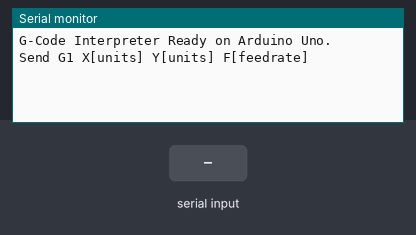
Bench run of a sketch on a simulated Arduino Uno, built with avr-gcc and run on an emulated ATmega328P. Parts: the last lines printed to the serial monitor. Inputs (shaded band) come from the test bench.

Above: at 1.2 s.
1.3 s: "G1\n" received over Serial
At 2.5 s:
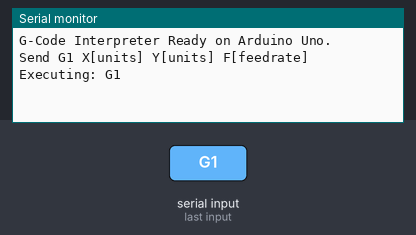
2.8 s: "G28\n" received over Serial
At 4.0 s:
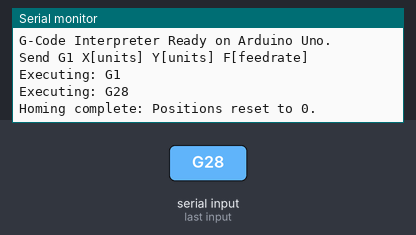
4.3 s: "90,45,200\n" received over Serial
At 4.7 s:
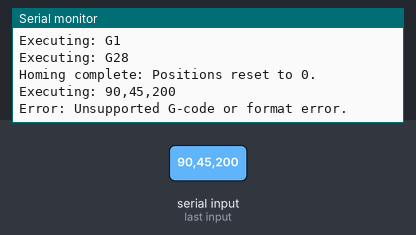
5.8 s: "90,45\n" received over Serial
At 6.7 s:
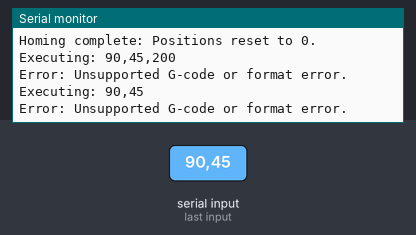
7.3 s: "5\n" received over Serial
At 8.5 s:
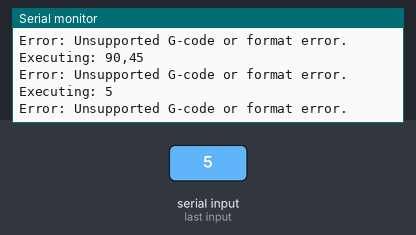
8.8 s: "G1,45\n" received over Serial
At 9.5 s:
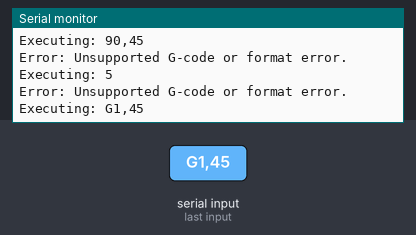

The sketch:

prajwalproject.ino
```cpp
#include <AccelStepper.h>

// ------------------------------------------------------------------
// --- MOTOR 1: TB6600 (Bipolar Stepper - X-Axis) ---
// Using standard Arduino Uno digital pins (e.g., 9 and 8)
#define MOTOR1_STEP_PIN 9
#define MOTOR1_DIR_PIN  8
AccelStepper stepper1(AccelStepper::DRIVER, MOTOR1_STEP_PIN, MOTOR1_DIR_PIN);

// --- MOTOR 2: ULN2003A (Unipolar Stepper - Y-Axis) ---
// Using standard Arduino Uno digital pins (e.g., 6, 5, 4, 3)
// AccelStepper::FULL4WIRE pin order: in1, in3, in2, in4 (typical for 28BYJ-48)
#define MOTOR2_IN1_PIN  6
#define MOTOR2_IN2_PIN  5
#define MOTOR2_IN3_PIN  4
#define MOTOR2_IN4_PIN  3
AccelStepper stepper2(AccelStepper::FULL4WIRE, MOTOR2_IN1_PIN, MOTOR2_IN3_PIN, MOTOR2_IN2_PIN, MOTOR2_IN4_PIN);

// --- Global Constants & Variables ---
// Adjust these based on your motor's physical setup!
const float STEPS_PER_UNIT_X = 90.0;
const float STEPS_PER_UNIT_Y = 90.0;

const float MAX_ACCELERATION = 1000.0;
const float MAX_SPEED = 1000.0;

String command = "";
bool isGCodeReady = false;

// ----------------------------------------------------
// **ERROR FIX: Helper function to safely replace indexOfAny()**
// This remains necessary as the underlying String class implementation might vary.
// ----------------------------------------------------
int findEndOfParameter(String input, int startIndex, const char* terminators) {
  int minIndex = -1;
  int inputLength = input.length();

  // Iterate through all possible terminator characters ('Y', 'F', 'X', etc.)
  for (int i = 0; terminators[i] != '\0'; i++) {
    // Find the next occurrence of this single character
    int index = input.indexOf(terminators[i], startIndex);

    // If found, check if it's the earliest index found so far
    if (index != -1 && (minIndex == -1 || index < minIndex)) {
      minIndex = index;
    }
  }

  // If no terminator is found, the value extends to the end of the string.
  // Otherwise, return the index of the earliest terminator found.
  return (minIndex == -1) ? inputLength : minIndex;
}

// ----------------------------------------------------
// SETUP
// ----------------------------------------------------
void setup() {
  // Using 9600 baud rate, which is safer for UNO's smaller buffer/memory
  Serial.begin(9600);
  Serial.println("\nG-Code Interpreter Ready on Arduino Uno.");
  Serial.println("Send G1 X[units] Y[units] F[feedrate]");

  // Stepper 1 Setup (TB6600)
  stepper1.setMaxSpeed(MAX_SPEED);
  stepper1.setAcceleration(MAX_ACCELERATION);
  stepper1.setCurrentPosition(0);

  // Stepper 2 Setup (ULN2003A) - Often needs lower settings
  stepper2.setMaxSpeed(500.0);
  stepper2.setAcceleration(500.0);
  stepper2.setCurrentPosition(0);
}

// ----------------------------------------------------
// LOOP
// ----------------------------------------------------
void loop() {
  // Note: For UNO, you might have to type 'serialEvent()' manually
  // as the default serialEvent() handler is a weak implementation.
  serialEvent();

  if (isGCodeReady) {
    parseAndExecuteGCode(command);
    command = "";
    isGCodeReady = false;
  }

  // --- Crucial: Run the motors concurrently ---
  stepper1.run();
  stepper2.run();
}

/**
 * @brief Reads incoming serial data and buffers the G-code command.
 */
void serialEvent() {
  while (Serial.available()) {
    char inChar = (char)Serial.read();
    if (inChar == '\n' || inChar == '\r') {
      command.trim();
      if (command.length() > 0) {
        isGCodeReady = true;
      }
      return;
    }
    // Only add characters to the command string
    if (inChar != '\n' && inChar != '\r') {
      command += inChar;
    }
  }
}

/**
 * @brief Parses simple G-code (G1, G28) and executes the move.
 */
void parseAndExecuteGCode(String gCode) {
  gCode.toUpperCase();
  gCode.replace(" ", ""); // Remove all spaces after trimming to simplify parsing

  Serial.print("Executing: ");
  Serial.println(gCode);

  // Check for G1 command (Linear Move)
  if (gCode.startsWith("G1")) {

    // --- Parse X-axis Movement ---
    int xIndex = gCode.indexOf('X');
    if (xIndex != -1) {
      String xValueStr = gCode.substring(xIndex + 1);
      // Use helper function: Find next parameter (Y or F)
      int endX = findEndOfParameter(xValueStr, 0, "YF");
      if (endX != xValueStr.length()) { // Check if a terminator was found
        xValueStr = xValueStr.substring(0, endX);
      }

      float xUnits = xValueStr.toFloat();
      long xTargetSteps = xUnits * STEPS_PER_UNIT_X;
      stepper1.moveTo(xTargetSteps);
      Serial.print("  -> X Target Steps: "); Serial.println(xTargetSteps);
    }

    // --- Parse Y-axis Movement ---
    int yIndex = gCode.indexOf('Y');
    if (yIndex != -1) {
      String yValueStr = gCode.substring(yIndex + 1);
      // Use helper function: Find next parameter (X or F)
      int endY = findEndOfParameter(yValueStr, 0, "XF");
      if (endY != yValueStr.length()) {
        yValueStr = yValueStr.substring(0, endY);
      }

      float yUnits = yValueStr.toFloat();
      long yTargetSteps = yUnits * STEPS_PER_UNIT_Y;
      stepper2.moveTo(yTargetSteps);
      Serial.print("  -> Y Target Steps: "); Serial.println(yTargetSteps);
    }

    // --- Parse Feedrate (F) and Apply to Both Motors ---
    int fIndex = gCode.indexOf('F');
    if (fIndex != -1) {
      String fValueStr = gCode.substring(fIndex + 1);
      // Use helper function: Find next parameter (X or Y)
      int endF = findEndOfParameter(fValueStr, 0, "XY");
      if (endF != fValueStr.length()) {
        fValueStr = fValueStr.substring(0, endF);
      }

      float feedRate = fValueStr.toFloat();

      // Calculate speed in steps/second
      float speedX = (feedRate / 60.0) * STEPS_PER_UNIT_X;
      float speedY = (feedRate / 60.0) * STEPS_PER_UNIT_Y;

      stepper1.setSpeed(min(speedX, MAX_SPEED));
      stepper2.setSpeed(min(speedY, MAX_SPEED));

      Serial.print("  -> Feedrate (F): "); Serial.println(feedRate);
    }
  }

  // Example for a simple Home command
  else if (gCode.startsWith("G28")) {
      //stepper1.setCurrentPosition(0);
     // stepper2.setCurrentPosition(0);
      Serial.println("Homing complete: Positions reset to 0.");
  }

  else {
    Serial.println("Error: Unsupported G-code or format error.");
  }
}
```

Measured:
- after the input at 1.3 s, the serial monitor: prints a new line at once (image 1)
- after the input at 2.8 s, the serial monitor: prints a new line at once (image 2)
- after the input at 4.3 s, the serial monitor: prints a new line at once (image 3)
- after the input at 5.8 s, the serial monitor: prints a new line at once (image 4)
- after the input at 7.3 s, the serial monitor: prints a new line at once (image 5)
- after the input at 8.8 s, the serial monitor: prints a new line at once (image 6)
